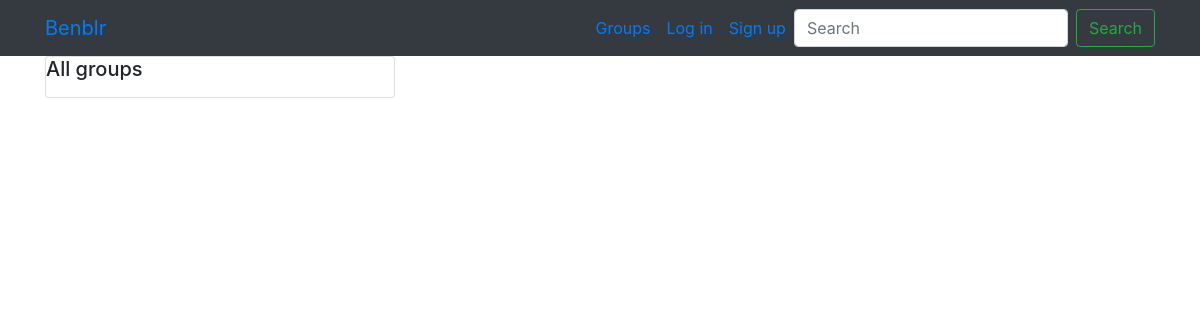
The app's page /posts/, older data.
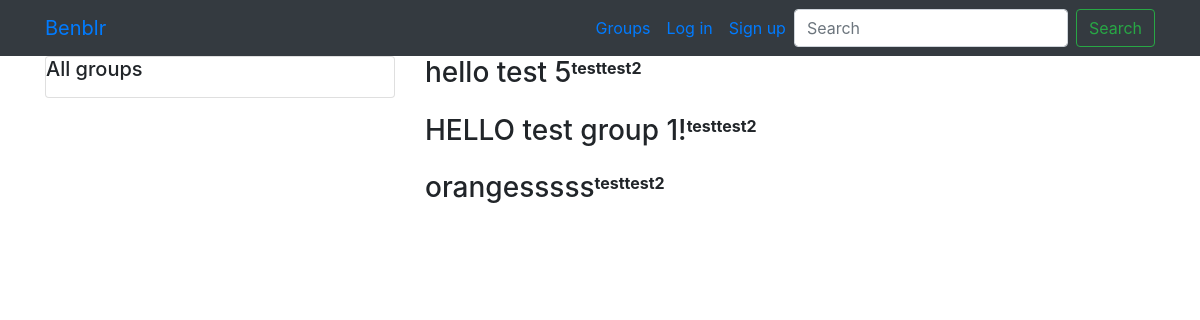
The same page, newer data.
### posts/models.py (models this page shows, shortened)
class Post(models.Model):
    user = models.ForeignKey(User, related_name='posts', on_delete=models.CASCADE)
    created_at = models.DateTimeField(auto_now=True)
    message = models.TextField()
    message_html = models.TextField(editable=False)
    group = models.ForeignKey(Group, related_name='posts', null=True, blank=True, on_delete=models.CASCADE)
    class Meta:
        ordering = ['-created_at']
        unique_together = ('user', 'message')

### posts/views.py (the view)
# urls.py: path('', views.PostList.as_view(), name='all'),
class PostList(SelectRelatedMixin, generic.ListView):
    model = models.Post
    select_related = ('user', 'group')

### posts/templates/posts/post_list.html (shortened to what this page needs)
{% extends 'posts/post_base.html' %}
{% block prepost %}
<div class="col-md-4">
  <div class="card card-with-shadow">
    <div class="content">
      <h5 class="title"> All groups </h5>
    </div>
  </div>
</div>
{% endblock %}
{% block post_content %}
<div class="col-md-8">
  {% for post in post_list %}
    {% include 'posts/_post.html' %}
  {% endfor %}
</div>
{% endblock %}

### posts/templates/posts/_post.html (shortened to what this page needs)
<div class="post media">
  <h3>{{post.message_html|safe}}</h3>
  <div class="media-body">
    <strong>{{post.user.username}}</strong>
  </div>
</div>

Row changes from the older to the newer data that the page shows:
added Post: message_html "hello test 5", user.username "testtest2"
added Post: message_html "HELLO test group 1!", user.username "testtest2"
added Post: message_html "orangesssss", user.username "testtest2"
